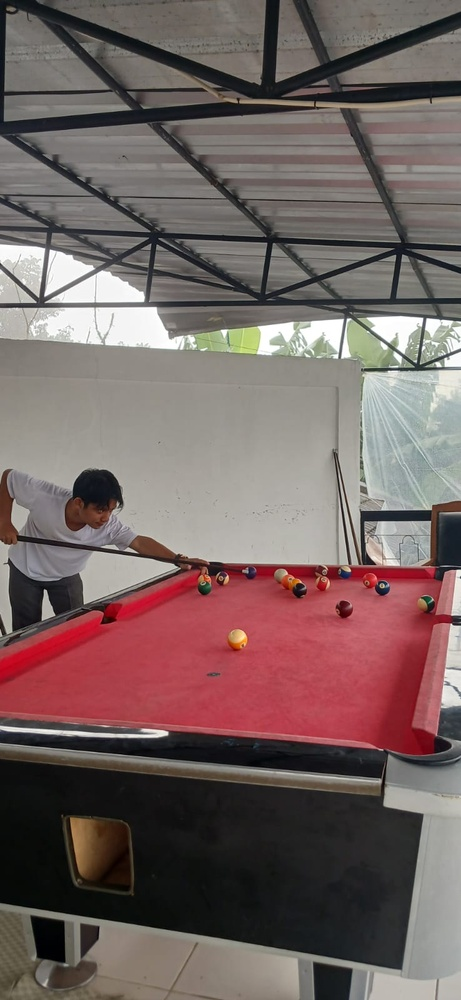
#> input picture pertemuan9/photo.jpeg, 461 x 1000 px, shrunk from 738 x 1600 before the run
$ python segmentasi-citra.py
#> lines starting #> are read from the running program, lines starting #| are printed output that depends on the picture; after the words box and inside, x2 and y2 are one past the last pixel; in counts of white or black regions, pixels touching at a corner belong together
import cv2
import numpy as np

#baca citra grayscale
image = cv2.imread('photo.jpeg', cv2.IMREAD_GRAYSCALE)
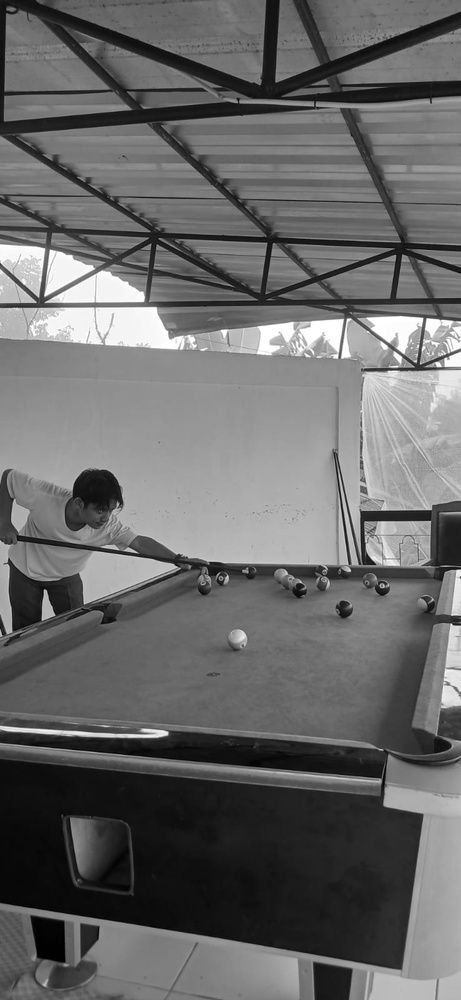
#> image: shape (1000, 461); min 0, max 255, mean 104.7

#global thresholding
ret, thresh1 = cv2.threshold(image, 127, 255, cv2.THRESH_BINARY)
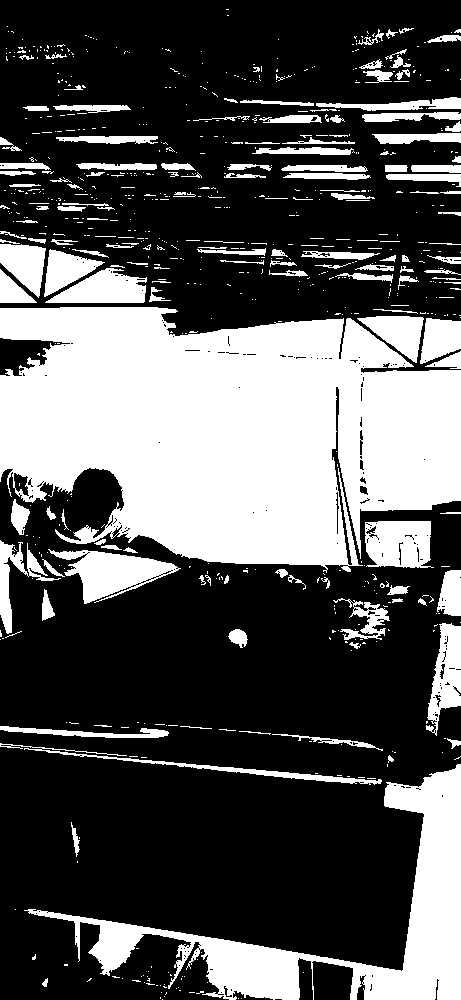
#> thresh1: shape (1000, 461); 33.3% white; 722 white regions (570 under 20 px), largest, box (x1, y1, x2, y2) and area: (0, 307, 461, 573) 90634, (24, 764, 461, 1000) 21649, (48, 549, 181, 604) 3402

#adaptive thresholdingn
thresh2 = cv2.adaptiveThreshold(image, 255, cv2.ADAPTIVE_THRESH_GAUSSIAN_C,
                                 cv2.THRESH_BINARY, 11, 2)
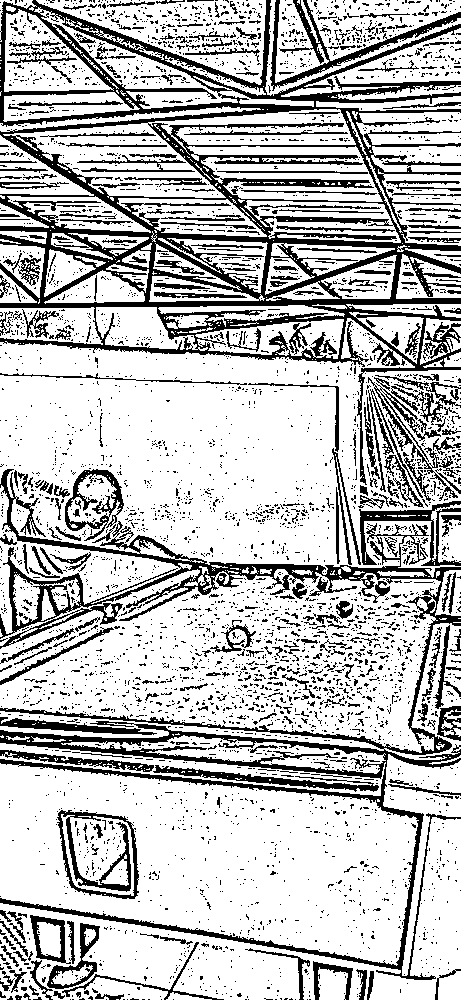
#> thresh2: shape (1000, 461); 74.4% white; 4274 black regions (3936 under 20 px), largest, box (x1, y1, x2, y2) and area: (0, 0, 461, 485) 40101, (0, 469, 461, 980) 22105, (270, 0, 461, 91) 2191

#tampilkan hasil
cv2.imshow('Global Thresholding', thresh1)
cv2.imshow('Adaptive Thresholding', thresh2)
cv2.waitKey(0)
cv2.destroyAllWindows()
